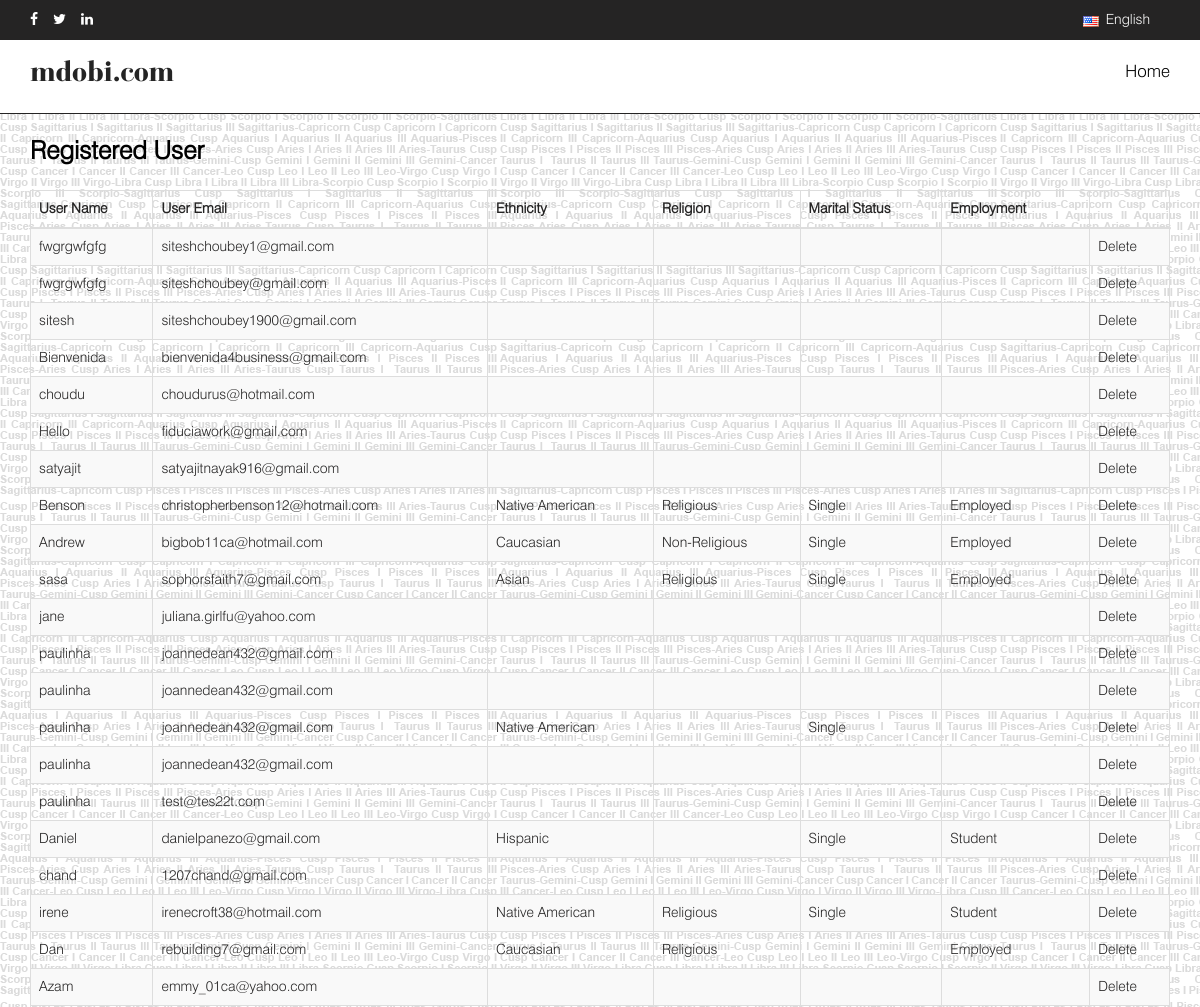
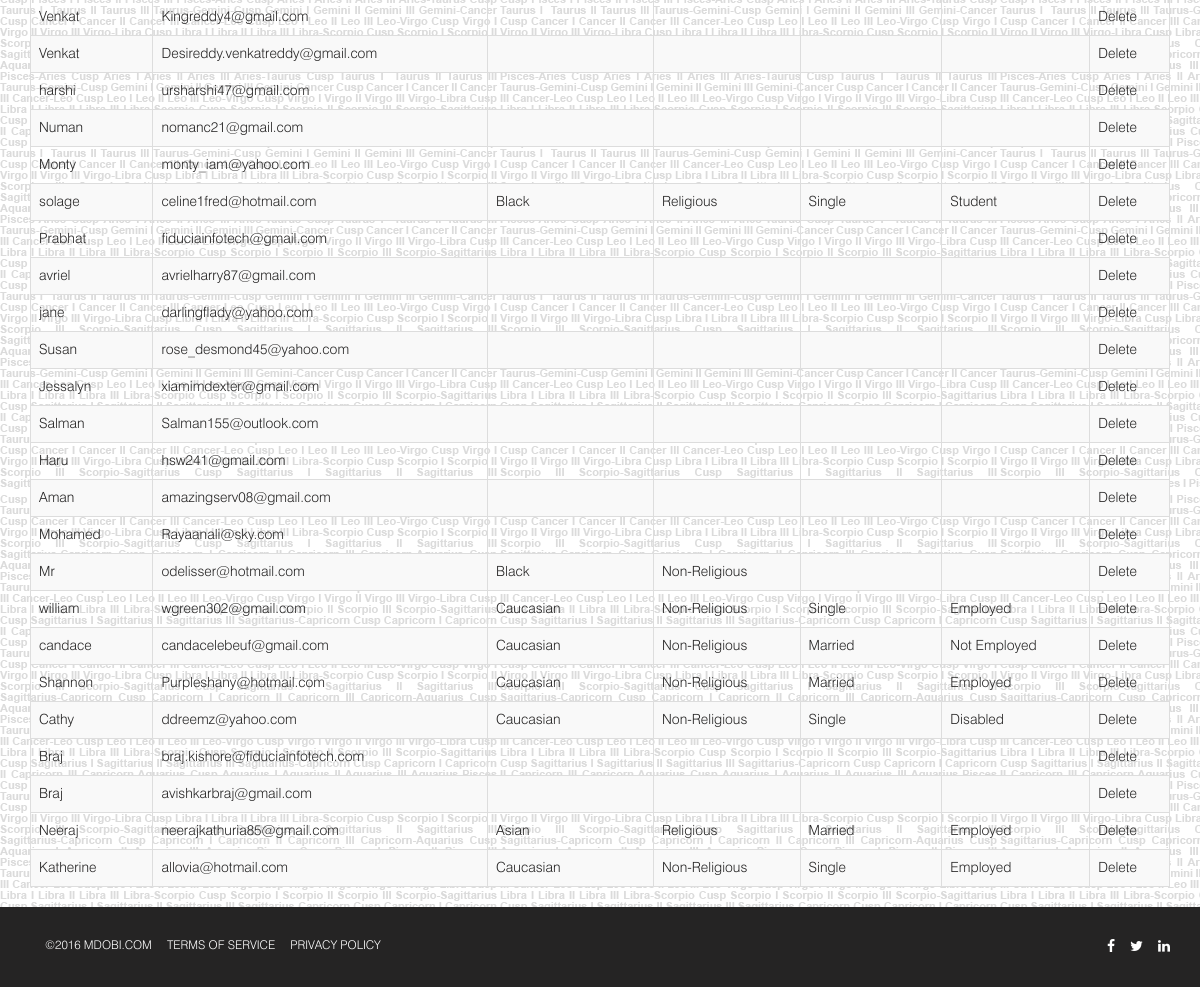
The app's page /adminpage/userinfo.php with its own data (2 pictures, top to bottom).
### tables this page shows
CREATE TABLE IF NOT EXISTS `user` (
  `user_id` int(11) NOT NULL AUTO_INCREMENT,
  `user_name` varchar(256) NOT NULL DEFAULT '',
  `user_lname` varchar(256) NOT NULL DEFAULT '',
  `user_dob` varchar(256) NOT NULL DEFAULT '',
  `user_email` varchar(256) NOT NULL DEFAULT '',
  `user_pass` varchar(256) NOT NULL DEFAULT '',
  `user_country` varchar(256) NOT NULL DEFAULT '',
  `user_state` varchar(256) NOT NULL DEFAULT '',
  `user_city` varchar(256) NOT NULL DEFAULT '',
  `user_zip` varchar(256) NOT NULL DEFAULT '',
  `user_photo` varchar(256) NOT NULL DEFAULT '',
  `zodiac_signs` varchar(255) NOT NULL DEFAULT '',
  `ethnicity` varchar(255) NOT NULL DEFAULT '',
  `religion` varchar(255) NOT NULL DEFAULT '',
  `marital_status` varchar(255) NOT NULL DEFAULT '',
  `children` varchar(255) NOT NULL DEFAULT '',
  `employment` varchar(255) NOT NULL DEFAULT '',
  `sexuality` varchar(255) NOT NULL DEFAULT '',
  `age` varchar(255) NOT NULL DEFAULT '',
  `height` varchar(255) NOT NULL DEFAULT '',
  `weight` varchar(255) NOT NULL DEFAULT '',
  `vices` varchar(255) NOT NULL DEFAULT '',
  `seeking` varchar(255) NOT NULL DEFAULT '',
  `hide_profile` enum('0','1') NOT NULL DEFAULT '0',
  `user_created_date` timestamp NOT NULL DEFAULT CURRENT_TIMESTAMP ON UPDATE CURRENT_TIMESTAMP,
  `status` enum('0','1') NOT NULL DEFAULT '0',
  `activationtoken` varchar(255) NOT NULL DEFAULT '',
  PRIMARY KEY (`user_id`)
);

### adminpage/userinfo.php (the view, shortened to what this page needs)
  <!DOCTYPE html>
  <html>
  <head>
  <link rel="stylesheet" href="../css/bootstrap.css">
  <link rel="stylesheet" href="../css/font-awesome.css">
  <link rel="stylesheet" href="../css/style.css">
  <link rel="stylesheet" href="../css/flags.css">
  <link rel="stylesheet" href="../css/responsive.css">
  </head>
  <body>
  <div class="container-fluid top_header">
          <div class="container">
            <div class="row">
              <div class="col-lg-4 col-xs-4 col-sm-4">
                  <div class="social_icon">
                    <ul>
                      <li><a href="javascript:void(0)"  class="facebook customer share" onclick="javascript:genericSocialShare('http://www.facebook.com/sharer.php?u=http://www.mdobi.com')" title="Facebook Share"><i class="fa fa-facebook" aria-hidden="true"></i></a></li>
                      <li><a href="javascript:void(0)"  class="twitter customer share" onclick="javascript:genericSocialShare('http://twitter.com/share?url=http://www.mdobi.com')" title="Twitter Share"><i class="fa fa-twitter" aria-hidden="true"></i></a></li>
                      <li><a href="javascript:void(0)"  class="linkedin customer share" onclick="javascript:genericSocialShare('http://www.linkedin.com/shareArticle?mini=true&amp;url=http://www.mdobi.com')" title="LinkedIn Share"><i class="fa fa-linkedin" aria-hidden="true"></i></a></li>
                    </ul>
                  </div>
                  </div>
                <div class="col-lg-8 col-xs-8 col-sm-8">
                    <div class="login_bg">
                        <div class="languagebg">
                          <i class="flag flag-us"></i><span>English</span>
                        </div>
                       </div>
                    </div>
                </div>
          </div>
  </div>
  <div class="container_fluid sub_top">
  <div class="container">
  <div class="row">
  <div class="col-sm-4">
   <div class="logo"><p style="color:#242424;font-size: 30px;"><a style="color:#242424;" href="mdobi-content.php">mdobi.com</a></p></div></div>
<div class="col-xs-12 col-sm-8  col-lg-8 col-md-8">
      <div class="top_nav">
      <ul>
         <li><a href="../index.php">Home</a></li>
      </ul>
        </div>
  </div>
  </div>
  </div>
  </div>
<?php
$query = mysql_query("select * from user order by user_id desc");
?>
<section class="middle">
    <div class="container-fluid matter">
  <div class="container">
  <div class="row">
  <div class="col-lg-12">
  <div class="sub_heading">
    <span>Registered User</span>
  </div>
  </div>
  </div>
  </div>
  </div>
 <div class="container">
  <div class="row">
  <div class="col-lg-12">
   <table id="example" class="table table-striped table-bordered" cellspacing="0" width="100%">
        <thead>
            <tr>
                <th>User Name</th>
                <th>User Email</th>
                <th>Ethnicity</th>
                <th>Religion</th>
                <th>Marital Status</th>
                <th>Employment</th>
                <th></th>
            </tr>
        </thead>
        <tbody>
        <?php
        while($row= mysql_fetch_array($query)){
        ?>
            <tr>
                <td><?php  echo $row['user_name']; ?></td>
                <td><?php  echo $row['user_email']; ?></td>
                <td><?php  echo $row['ethnicity']; ?></td>
                <td><?php  echo $row['religion']; ?></td>
                <td><?php  echo $row['marital_status']; ?></td>
                <td><?php  echo $row['employment']; ?></td>
                <td><a href="javascript:delete_id('<?php echo $row['user_id']; ?>')">Delete</a></td>
            </tr>
          <?php } ?>
        </tbody>
    </table>
  </div>
</div>
</div>
</section>
<?php include '../footer.php';?>
<link rel="stylesheet" type="text/css" href="https://cdn.datatables.net/v/dt/dt-1.10.12/datatables.min.css"/>

### footer.php (shortened to what this page needs)
<div class="container-fluid footerbg">
  <div class="container">
  <div class="row">
  <div class="col-lg-6 col-xs-12 col-sm-6 col-md-6">
    <nav class="nav footer-nav">
        <ul id="menu-footer-menu" class="menu">
           <li><a href="#">&copy;2016 Mdobi.com</a></li>
           <li><a href="terms-services.php">Terms of Service</a></li>
           <li><a href="privacy-policy.php">Privacy Policy</a></li>
        </ul>
  </nav>
   </div>
   <div class="col-lg-6 col-xs-12 col-sm-6 col-md-6">
                  <div class="social_icon" style="float:right;">
                    <ul>
                      <li><a href="javascript:void(0)" class="facebook customer share" onclick="javascript:genericSocialShare('http://www.facebook.com/sharer.php?u=http://www.mdobi.com')" title="Facebook Share"><i class="fa fa-facebook" aria-hidden="true"></i></a></li>
                      <li><a href="javascript:void(0)" class="twitter customer share" onclick="javascript:genericSocialShare('http://twitter.com/share?url=http://www.mdobi.com')" title="Twitter Share"><i class="fa fa-twitter" aria-hidden="true"></i></a></li>
                      <li><a href="javascript:void(0)" class="linkedin customer share" onclick="javascript:genericSocialShare('http://www.linkedin.com/shareArticle?mini=true&amp;url=http://www.mdobi.com')" title="LinkedIn Share"><i class="fa fa-linkedin" aria-hidden="true"></i></a></li>
                    </ul>
                  </div>
  </div>
  </div>
  </div>
  </div>
  </body>
  </html>

### css/style.css (style rules this page uses)
html, body { height: 100%; font:16px/1.2; background: url('../images/text.png');font-family: 'swis721_lt_btlight'; }
ul { margin: 0px; padding: 0px; }
ul li { margin: 0px; padding: 0px; }
.top_header { width: 100%; background-color: #252424; padding: 10px; }
.social_icon { float: left; }
.social_icon ul { list-style: none; margin: 0px; padding: 0px; color: #fff; }
.social_icon ul li { float: left; margin-left: 15px; }
.social_icon ul li:first-child { margin-left: 0px; }
.login_bg { float: right; color: #fff; }
.languagebg { float: left;margin-right:20px; }
.languagebg span { color: #fff; font-size:14px; }
.sub_top { padding: 10px 0px;border-bottom: 1px solid #252424;background-color: #fff; }
.logo { float: left;font-family: 'BodoniFLF' !important;font-weight: bold;font-style: normal; }
.top_nav { float: right;padding: 10px 0px; }
.top_nav ul { list-style: none; margin: 0px; padding: 0px; }
.top_nav ul li { float: left; margin-right:20px; }
.top_nav ul li:last-child { margin-right:0px; }
.top_nav ul li a { color: #000; text-decoration: none; font-size: 17px; }
.footerbg { background-color: #252424; padding:30px 0px; width: 100%; text-align: center; }
.sub_heading { margin:20px 0px; }
.matter span { color: #000; font-size: 22px; font-weight: bold; clear: both; }
.middle { min-height: 653px; }
.sub_heading span { color: #000; font-size:25px; font-weight: bold; }
.share { color: #fff !important; }
.footer-nav ul { float: none;margin: 0;padding: 0; }
.footer-nav ul li { display: block; list-style: none; text-transform: uppercase; padding-left: 0; float: left; margin-left: 15px; margin-bottom: -1px; font-size: 12px; }
.footer-nav ul li a { text-decoration: none; color: #fff; margin: 0px; padding: 0px; }

### css/flags.css (style rules this page uses)
.flag { width: 16px; height: 11px; background:url(../images/flags.png) no-repeat; margin-top: 6px; float: left; margin-right: 7px; }
.flag.flag-us { background-position: -160px -154px }

### css/responsive.css (style rules this page uses)
@media only screen and (min-width:1024px) and (max-width:1279px) { .middle { min-height: 600px; } }

### adminpage/userinfo.php (style rules this page uses)
body p { font-size: 18px; }

### records on screen
user: user_name "fwgrgwfgfg", user_email "siteshchoubey1@gmail.com"
user: user_name "fwgrgwfgfg", user_email "siteshchoubey@gmail.com"
user: user_name "sitesh", user_email "siteshchoubey1900@gmail.com"
user: user_name "Bienvenida", user_email "bienvenida4business@gmail.com"
user: user_name "choudu", user_email "choudurus@hotmail.com"
user: user_name "Hello", user_email "fiduciawork@gmail.com"
user: user_name "satyajit", user_email "satyajitnayak916@gmail.com"
user: user_name "Benson", user_email "christopherbenson12@hotmail.com", ethnicity "Native American", religion "Religious", marital_status "Single", employment "Employed"
user: user_name "Andrew", user_email "bigbob11ca@hotmail.com", ethnicity "Caucasian", religion "Non-Religious", marital_status "Single", employment "Employed"
user: user_name "sasa", user_email "sophorsfaith7@gmail.com", ethnicity "Asian", religion "Religious", marital_status "Single", employment "Employed"
user: user_name "jane", user_email "juliana.girlfu@yahoo.com"
user: user_name "paulinha", user_email "joannedean432@gmail.com"
user: user_name "paulinha", user_email "joannedean432@gmail.com"
user: user_name "paulinha", user_email "joannedean432@gmail.com", ethnicity "Native American", marital_status "Single"
user: user_name "paulinha", user_email "joannedean432@gmail.com"
user: user_name "paulinha", user_email "test@tes22t.com"
user: user_name "Daniel", user_email "danielpanezo@gmail.com", ethnicity "Hispanic", marital_status "Single", employment "Student"
user: user_name "chand", user_email "1207chand@gmail.com"
user: user_name "irene", user_email "irenecroft38@hotmail.com", ethnicity "Native American", religion "Religious", marital_status "Single", employment "Student"
user: user_name "Dan", user_email "rebuilding7@gmail.com", ethnicity "Caucasian", religion "Religious", employment "Employed"
user: user_name "Azam", user_email "emmy_01ca@yahoo.com"
user: user_name "Venkat", user_email "Kingreddy4@gmail.com"
user: user_name "Venkat", user_email "Desireddy.venkatreddy@gmail.com"
user: user_name "harshi", user_email "ursharshi47@gmail.com"
user: user_name "Numan", user_email "nomanc21@gmail.com"
user: user_name "Monty", user_email "monty_iam@yahoo.com"
user: user_name "solage", user_email "celine1fred@hotmail.com", ethnicity "Black", religion "Religious", marital_status "Single", employment "Student"
user: user_name "Prabhat", user_email "fiduciainfotech@gmail.com"
user: user_name "avriel", user_email "avrielharry87@gmail.com"
user: user_name "jane", user_email "darlingflady@yahoo.com"
user: user_name "Susan", user_email "rose_desmond45@yahoo.com"
user: user_name "Jessalyn", user_email "xiamimdexter@gmail.com"
user: user_name "Salman", user_email "Salman155@outlook.com"
user: user_name "Haru", user_email "hsw241@gmail.com"
user: user_name "Aman", user_email "amazingserv08@gmail.com"
user: user_name "Mohamed", user_email "Rayaanali@sky.com"
user: user_name "Mr", user_email "odelisser@hotmail.com", ethnicity "Black", religion "Non-Religious"
user: user_name "william", user_email "wgreen302@gmail.com", ethnicity "Caucasian", religion "Non-Religious", marital_status "Single", employment "Employed"
user: user_name "candace", user_email "candacelebeuf@gmail.com", ethnicity "Caucasian", religion "Non-Religious", marital_status "Married", employment "Not Employed"
user: user_name "Shannon", user_email "Purpleshany@hotmail.com", ethnicity "Caucasian", religion "Non-Religious", marital_status "Married", employment "Employed"
user: user_name "Cathy", user_email "ddreemz@yahoo.com", ethnicity "Caucasian", religion "Non-Religious", marital_status "Single", employment "Disabled"
user: user_name "Braj", user_email "braj.kishore@fiduciainfotech.com"
user: user_name "Braj", user_email "avishkarbraj@gmail.com"
user: user_name "Neeraj", user_email "neerajkathuria85@gmail.com", ethnicity "Asian", religion "Religious", marital_status "Married", employment "Employed"
user: user_name "Katherine", user_email "allovia@hotmail.com", ethnicity "Caucasian", religion "Non-Religious", marital_status "Single", employment "Employed"
